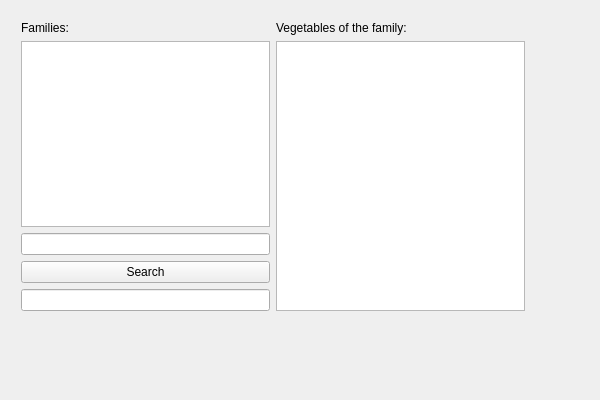
<?xml version="1.0" encoding="UTF-8"?>
<ui version="4.0">
 <class>test3_vegetablesClass</class>
 <widget class="QWidget" name="test3_vegetablesClass">
  <property name="geometry">
   <rect>
    <x>0</x>
    <y>0</y>
    <width>600</width>
    <height>400</height>
   </rect>
  </property>
  <property name="windowTitle">
   <string>test3_vegetables</string>
  </property>
  <widget class="QWidget" name="">
   <property name="geometry">
    <rect>
     <x>10</x>
     <y>10</y>
     <width>526</width>
     <height>312</height>
    </rect>
   </property>
   <layout class="QHBoxLayout" name="horizontalLayout">
    <item>
     <layout class="QVBoxLayout" name="verticalLayout_4">
      <item>
       <layout class="QVBoxLayout" name="verticalLayout_2">
        <item>
         <widget class="QLabel" name="label">
          <property name="text">
           <string>Families: </string>
          </property>
         </widget>
        </item>
        <item>
         <widget class="QListWidget" name="listOfFamilies"/>
        </item>
       </layout>
      </item>
      <item>
       <layout class="QVBoxLayout" name="verticalLayout">
        <item>
         <widget class="QLineEdit" name="giveVegetable"/>
        </item>
        <item>
         <widget class="QPushButton" name="searchButton">
          <property name="text">
           <string>Search</string>
          </property>
         </widget>
        </item>
        <item>
         <widget class="QLineEdit" name="showParts"/>
        </item>
       </layout>
      </item>
     </layout>
    </item>
    <item>
     <layout class="QVBoxLayout" name="verticalLayout_3">
      <item>
       <widget class="QLabel" name="label_2">
        <property name="text">
         <string>Vegetables of the family:</string>
        </property>
       </widget>
      </item>
      <item>
       <widget class="QListWidget" name="listWidget"/>
      </item>
     </layout>
    </item>
   </layout>
  </widget>
 </widget>
 <layoutdefault spacing="6" margin="11"/>
 <resources>
  <include location="test3_vegetables.qrc"/>
 </resources>
 <connections/>
</ui>
